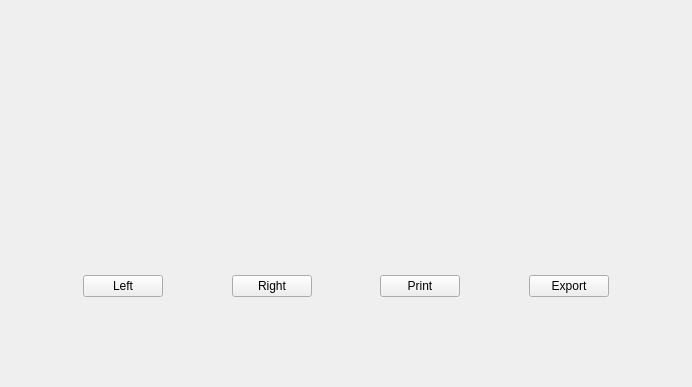
<?xml version="1.0" encoding="UTF-8"?>
<ui version="4.0">
 <class>HNSampleFoundationWidget</class>
 <widget class="QWidget" name="HNSampleFoundationWidget">
  <property name="geometry">
   <rect>
    <x>0</x>
    <y>0</y>
    <width>692</width>
    <height>387</height>
   </rect>
  </property>
  <property name="windowTitle">
   <string>Form</string>
  </property>
  <layout class="QVBoxLayout" name="verticalLayout">
   <item>
    <widget class="HNSampleMutiPageWidget" name="widgetSampleTable" native="true"/>
   </item>
   <item>
    <widget class="QWidget" name="widgetBottom" native="true">
     <layout class="QHBoxLayout" name="horizontalLayout">
      <item>
       <spacer name="horizontalSpacer">
        <property name="orientation">
         <enum>Qt::Horizontal</enum>
        </property>
        <property name="sizeHint" stdset="0">
         <size>
          <width>51</width>
          <height>20</height>
         </size>
        </property>
       </spacer>
      </item>
      <item>
       <widget class="QPushButton" name="btnLeft">
        <property name="text">
         <string>Left</string>
        </property>
       </widget>
      </item>
      <item>
       <spacer name="horizontalSpacer_3">
        <property name="orientation">
         <enum>Qt::Horizontal</enum>
        </property>
        <property name="sizeHint" stdset="0">
         <size>
          <width>50</width>
          <height>20</height>
         </size>
        </property>
       </spacer>
      </item>
      <item>
       <widget class="QPushButton" name="btnRight">
        <property name="text">
         <string>Right</string>
        </property>
       </widget>
      </item>
      <item>
       <spacer name="horizontalSpacer_4">
        <property name="orientation">
         <enum>Qt::Horizontal</enum>
        </property>
        <property name="sizeHint" stdset="0">
         <size>
          <width>51</width>
          <height>20</height>
         </size>
        </property>
       </spacer>
      </item>
      <item>
       <widget class="QPushButton" name="btnPrint">
        <property name="text">
         <string>Print</string>
        </property>
       </widget>
      </item>
      <item>
       <spacer name="horizontalSpacer_5">
        <property name="orientation">
         <enum>Qt::Horizontal</enum>
        </property>
        <property name="sizeHint" stdset="0">
         <size>
          <width>50</width>
          <height>20</height>
         </size>
        </property>
       </spacer>
      </item>
      <item>
       <widget class="QPushButton" name="btnExport">
        <property name="text">
         <string>Export</string>
        </property>
       </widget>
      </item>
      <item>
       <spacer name="horizontalSpacer_2">
        <property name="orientation">
         <enum>Qt::Horizontal</enum>
        </property>
        <property name="sizeHint" stdset="0">
         <size>
          <width>51</width>
          <height>20</height>
         </size>
        </property>
       </spacer>
      </item>
     </layout>
    </widget>
   </item>
  </layout>
 </widget>
 <customwidgets>
  <customwidget>
   <class>HNSampleMutiPageWidget</class>
   <extends>QWidget</extends>
   <header>hnsamplemutipagewidget.h</header>
   <container>1</container>
  </customwidget>
 </customwidgets>
 <resources/>
 <connections/>
</ui>
